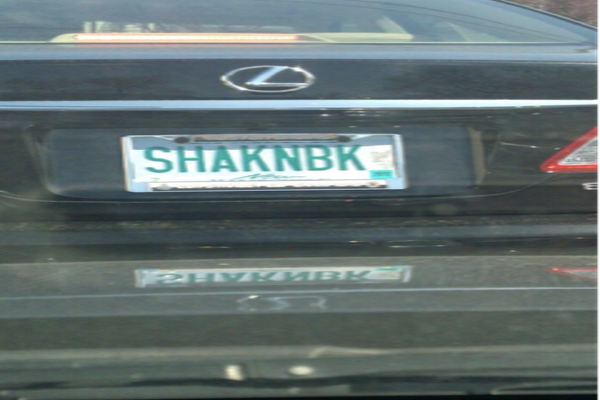
#> input picture DatasetCarPlates/images/Cars112.png, 600 x 400 px, given in place of Cars0.png, which was not available
$ python OverlapPicturesWithBox.py
#> lines starting #> are read from the running program, lines starting #| are printed output that depends on the picture
import json
import matplotlib.pyplot as plt
import matplotlib.patches as patches
from PIL import Image
import os
# Path to the directory containing the images
number = 0
for i in range(50):
    car = f"Cars{i}"
    image_dir = "DatasetCarPlates/images/"
    image_path = os.path.join(image_dir, car + ".png")  # Replace "example.jpg" with your image file name

    # Load JSON data
    with open('DatasetCarPlates/labels_resized.json', 'r') as f:
#> (reads DatasetCarPlates/labels_resized.json from the repository)
        data = json.load(f)

    # Load the image
    image = Image.open(image_path)
#> image is the input picture: PIL image 600x400 RGBA; mean R, G, B, A 99, 112.3, 112.6, 254

    # Create figure and axis
    fig, ax = plt.subplots()

    # Display the image
    ax.imshow(image)

    # Loop through each car in the JSON data

    xmin = data[car]["bndbox_resized"]["xmin"]
    xmax = data[car]["bndbox_resized"]["xmax"]
    ymin = data[car]["bndbox_resized"]["ymin"]
    ymax = data[car]["bndbox_resized"]["ymax"]

    # Calculate rectangle width and height
    rect_width = xmax - xmin
    rect_height = ymax - ymin

    # Create a rectangle patch
    rect = patches.Rectangle((xmin, ymin), rect_width, rect_height, linewidth=1, edgecolor='r', facecolor='none')

    # Add the rectangle patch to the axis
    ax.add_patch(rect)

    # Show the plot
    plt.show()
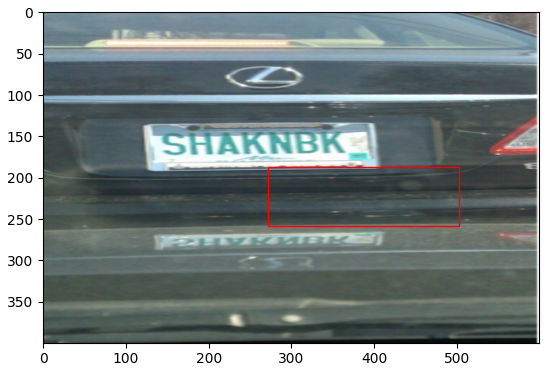
#> figure drawn by matplotlib, 1 panel
#> pass 2 of the loop `for i in range(50):`:
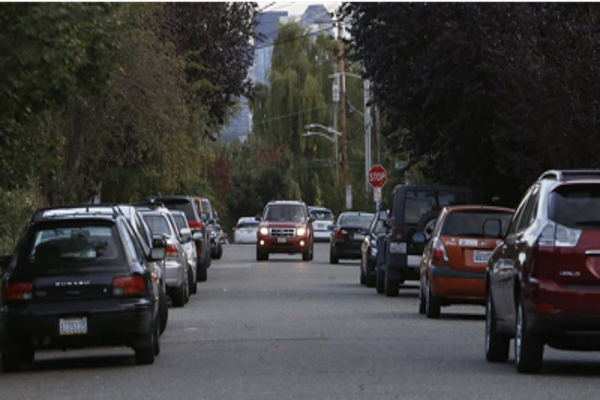
#> input picture DatasetCarPlates/images/Cars16.png, 600 x 400 px, given in place of Cars1.png, which was not available
#> image is the input picture: PIL image 600x400 RGBA; mean R, G, B, A 59.8, 58.9, 58.2, 253.8
#> `plt.show()`:
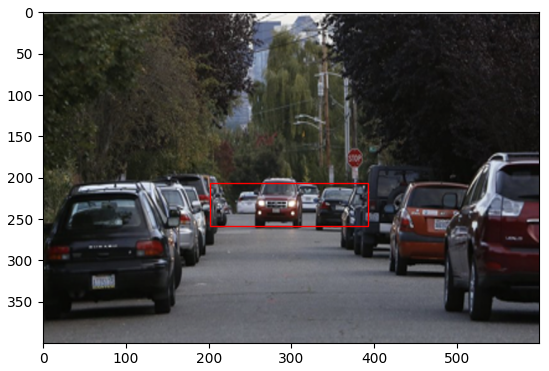
#> figure drawn by matplotlib, 1 panel
#> (the run stopped early here; a loop or call above may not have finished)
